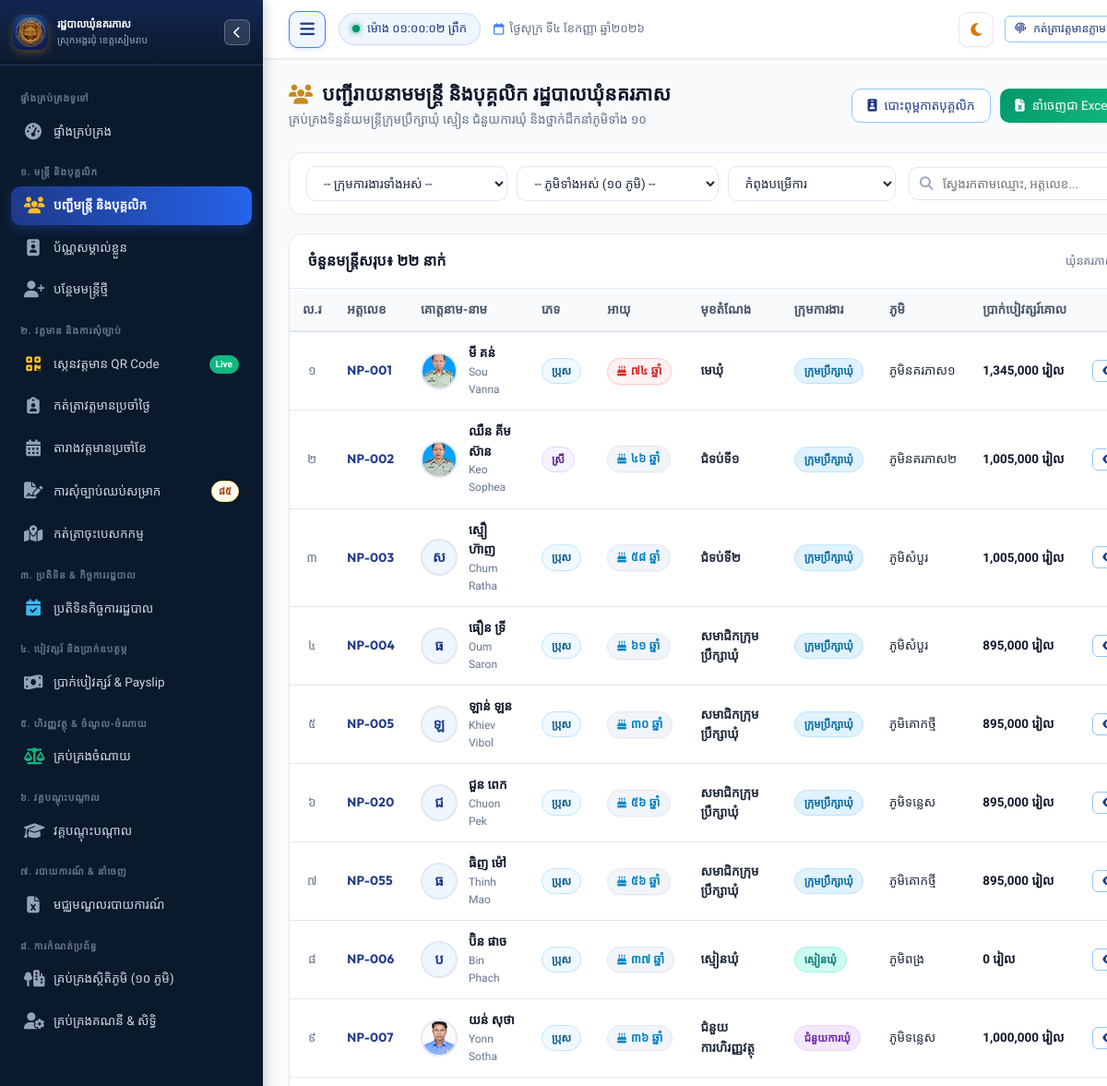
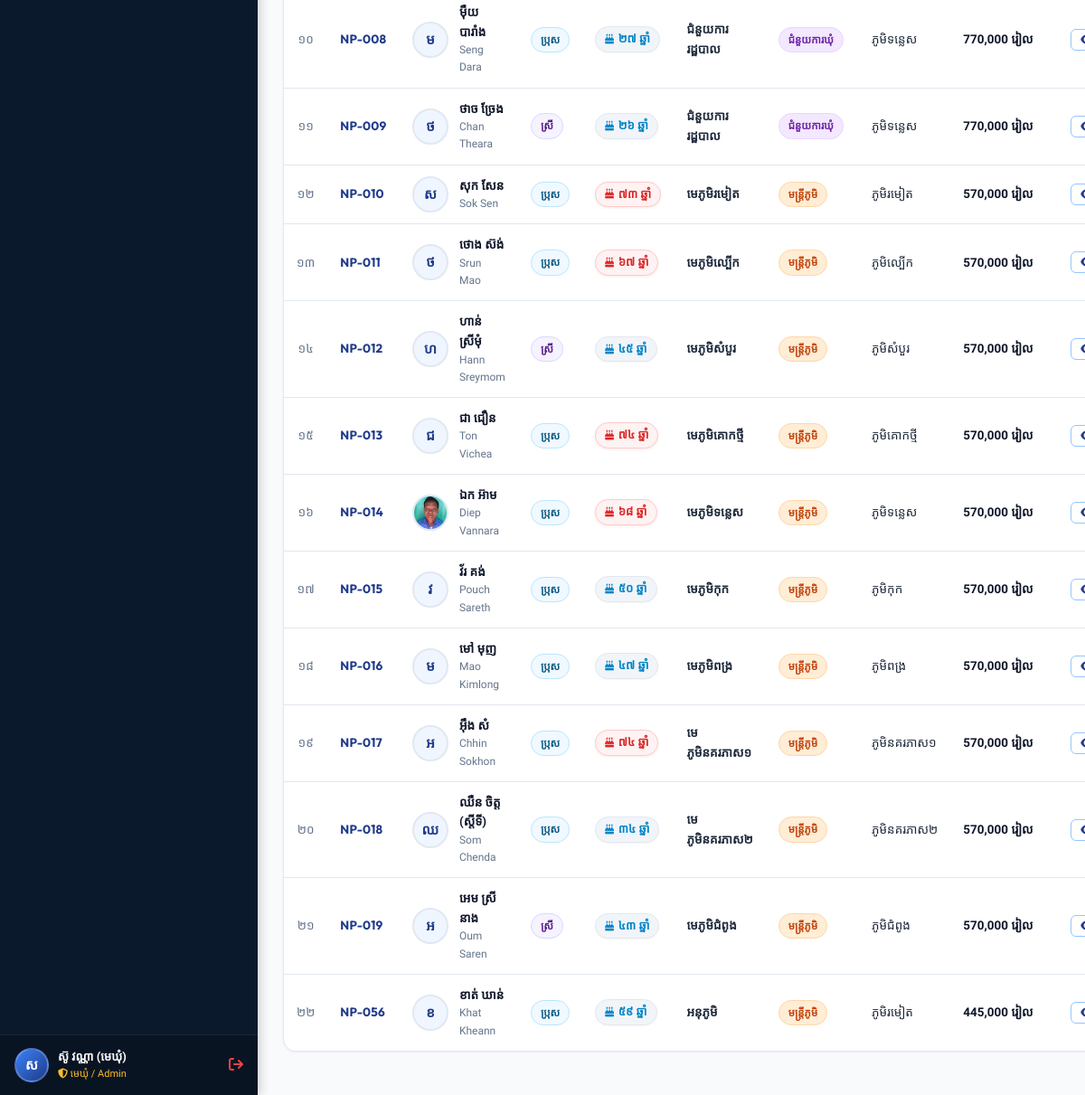
Page /staff (signed in) on the committed database (2 pictures, top to bottom).
### tables this page shows
CREATE TABLE staff (
        id INTEGER PRIMARY KEY AUTOINCREMENT,
        officer_code TEXT UNIQUE NOT NULL,
        name_kh TEXT NOT NULL,
        name_en TEXT NOT NULL,
        gender TEXT NOT NULL, -- 'ប្រុស', 'ស្រី'
        dob TEXT NOT NULL,
        national_id TEXT,
        phone TEXT,
        email TEXT,
        village TEXT NOT NULL,
        commune TEXT DEFAULT 'នគរភាស',
        district TEXT DEFAULT 'វ៉ារិន',
        province TEXT DEFAULT 'សៀមរាប',
        address TEXT,
        category TEXT NOT NULL, -- 'council', 'clerk', 'contract', 'village'
        position_title_kh TEXT NOT NULL,
        position_title_en TEXT,
        cadre_level TEXT, -- កម្រិតក្របខណ្ឌ
        appointment_date TEXT,
        contract_end_date TEXT,
        base_salary REAL DEFAULT 0,
        position_allowance REAL DEFAULT 0,
        family_allowance REAL DEFAULT 0,
        education_level TEXT,
        photo TEXT,
        status TEXT DEFAULT 'active', -- 'active', 'resigned', 'retired', 'suspended'
        emergency_contact TEXT,
        notes TEXT,
        created_at TIMESTAMP DEFAULT CURRENT_TIMESTAMP,
        updated_at TIMESTAMP DEFAULT CURRENT_TIMESTAMP
    );

### app.py (the view)
@app.route("/staff")
@login_required
def staff_list():
    category = request.args.get("category", "").strip()
    village = request.args.get("village", "").strip()
    search = request.args.get("q", "").strip()
    status = request.args.get("status", "active").strip()
    conn = get_db()
    cursor = conn.cursor()
    query = "SELECT * FROM staff WHERE 1=1"
    params = []
    if status and status != "all":
        query += " AND status = ?"
        params.append(status)
    if category and category in STAFF_CATEGORIES:
        query += " AND category = ?"
        params.append(category)
    if village:
        query += " AND village = ?"
        params.append(village)
    if search:
        query += " AND (name_kh LIKE ? OR name_en LIKE ? OR officer_code LIKE ? OR phone LIKE ? OR position_title_kh LIKE ?)"
        pattern = f"%{search}%"
        params.extend([pattern, pattern, pattern, pattern, pattern])
    query += " ORDER BY CASE category WHEN 'council' THEN 1 WHEN 'clerk' THEN 2 WHEN 'contract' THEN 3 ELSE 4 END, id"
    cursor.execute(query, params)
    staff_rows = cursor.fetchall()
    cursor.execute("SELECT village_name_kh FROM villages ORDER BY id")
    village_list = [r[0] for r in cursor.fetchall()]
    conn.close()
    return render_template(
        "staff/list.html",
        staff_rows=staff_rows,
        selected_category=category,
        selected_village=village,
        selected_status=status,
        search_query=search,
        village_list=village_list
    )

### app.py (called while the page is built, shortened)
@app.teardown_appcontext
def teardown_db(exception=None):
    close_db_connection(exception)

@app.after_request
def add_cache_headers(response):
    if request.path.startswith('/static') or request.path == '/favicon.ico':
        response.headers['Cache-Control'] = 'public, max-age=31536000, immutable'
    return response

@app.before_request
def ensure_database_ready():
    if request.path.startswith('/static') or request.path == '/favicon.ico':
        return

@app.template_filter("kh_num")
def kh_num_filter(val):
    return to_khmer_num(val)

@app.template_filter("currency")
def currency_filter(val, curr="រៀល"):
    return format_currency(val, curr)

@app.template_filter("age")
def age_filter(dob):
    return calculate_age(dob)

@app.template_filter("kh_age")
def kh_age_filter(dob, suffix=True):
    return format_khmer_age(dob, suffix=suffix)

### database.py (called while the page is built, shortened)
def _raw_create_connection():
    conn = sqlite3.connect(DB_PATH)
    conn.row_factory = sqlite3.Row
    conn.execute("PRAGMA foreign_keys = ON")
    conn.execute("PRAGMA journal_mode = WAL")
    conn.execute("PRAGMA synchronous = NORMAL")
    conn.execute("PRAGMA cache_size = -64000")
    return SqliteConnectionWrapper(conn)

def get_db():
    try:
        from flask import g, has_request_context
        if has_request_context():
            if not hasattr(g, 'db') or g.db is None:
                g.db = _raw_create_connection()
            return g.db
    except ImportError:
        pass
    return _raw_create_connection()

def close_db_connection(e=None):
    try:
        from flask import g, has_request_context
        if has_request_context():
            db = getattr(g, 'db', None)
            if db is not None:
                g.db = None
                db._real_close()
    except ImportError:
        pass

    def cursor(self):
        return self._conn.cursor()

    def close(self):
        try:
            from flask import g, has_request_context
            if has_request_context() and getattr(g, 'db', None) is self:
                return
        except ImportError:
            pass
        self._real_close()

### utils/helpers.py (called while the page is built)
def to_khmer_num(number_or_str):
    if number_or_str is None:
        return ""
    s = str(number_or_str)
    return "".join(KHMER_DIGITS.get(ch, ch) for ch in s)

def format_khmer_age(dob_val, suffix=True):
    age = calculate_age(dob_val)
    if age is None:
        return "-"
    kh_num = to_khmer_num(age)
    return f"{kh_num} ឆ្នាំ" if suffix else kh_num

### templates/staff/list.html (shortened to what this page needs)
{% extends "base.html" %}
{% block content %}
<div class="page-header">
  <div class="page-header-title">
    <h1>
      <i class="fa-solid fa-users text-gold"></i>
      <span>បញ្ជីរាយនាមមន្ត្រី និងបុគ្គលិក រដ្ឋបាលឃុំនគរភាស</span>
    </h1>
    <p>គ្រប់គ្រងទិន្នន័យមន្ត្រីក្រុមប្រឹក្សាឃុំ ស្មៀន ជំនួយការឃុំ និងថ្នាក់ដឹកនាំភូមិទាំង ១០</p>
  </div>
  <div class="page-actions">
    <a href="{{ url_for('staff_id_cards_batch') }}" class="btn btn-outline-primary">
      <i class="fa-solid fa-id-badge"></i>
      <span>បោះពុម្ពកាតបុគ្គលិក</span>
    </a>
    <a href="{{ url_for('export_staff_excel_route', category=selected_category) }}" class="btn btn-success">
      <i class="fa-solid fa-file-excel"></i>
      <span>នាំចេញជា Excel</span>
    </a>
  </div>
</div>
<form method="GET" action="{{ url_for('staff_list') }}" class="filter-toolbar">
  <div class="filter-group-row">
    <select name="category" class="form-select" onchange="this.form.submit()" title="ជ្រើសរើសក្រុមការងារ">
      <option value="">-- ក្រុមការងារទាំងអស់ --</option>
    </select>
    <select name="village" class="form-select" onchange="this.form.submit()" title="ជ្រើសរើសភូមិ">
      <option value="">-- ភូមិទាំងអស់ (១០ ភូមិ) --</option>
    </select>
    <select name="status" class="form-select" onchange="this.form.submit()" title="ជ្រើសរើសស្ថានភាព">
      <option value="active" {% if selected_status == 'active' %}selected{% endif %}>កំពុងបម្រើការ</option>
    </select>
  </div>
  <div class="filter-search-group">
    <div class="search-input-wrapper">
      <i class="fa-solid fa-magnifying-glass search-icon"></i>
      <input type="text" name="q" value="{{ search_query }}" class="form-control" placeholder="ស្វែងរកតាមឈ្មោះ, អត្តលេខ...">
    </div>
  </div>
</form>
<div class="card">
  <div class="card-header">
    <div class="card-title">
      <span>ចំនួនមន្ត្រីសរុប៖ <strong>{{ staff_rows | length | kh_num }} នាក់</strong></span>
    </div>
    <div style="font-size: 12.5px; color: var(--text-muted);">
      ឃុំនគរភាស ស្រុកអង្គរជុំ ខេត្តសៀមរាប
    </div>
  </div>
  <div class="card-body" style="padding: 0;">
    <div class="table-responsive">
      <table class="custom-table filterable-table">
        <thead>
          <tr>
            <th style="width: 50px; text-align: center;">ល.រ</th>
            <th style="white-space: nowrap;">អត្តលេខ</th>
            <th>គោត្តនាម-នាម</th>
            <th>ភេទ</th>
            <th>អាយុ</th>
            <th>មុខតំណែង</th>
            <th>ក្រុមការងារ</th>
            <th>ភូមិ</th>
            <th style="white-space: nowrap;">ប្រាក់បៀវត្សរ៍គោល</th>
            <th style="text-align: center; width: 140px;">សកម្មភាព</th>
          </tr>
        </thead>
        <tbody>
          {% for s in staff_rows %}
          <tr>
            <td style="text-align: center; color: var(--text-muted);">{{ loop.index | kh_num }}</td>
            <td style="white-space: nowrap;">
              <span class="officer-code-pill">{{ s.officer_code }}</span>
            </td>
            <td>
              <div class="avatar-cell">
                {% if s.photo %}
                <img src="{{ url_for('static', filename='uploads/' + s.photo) }}" alt="{{ s.name_kh }}" class="avatar-circle" style="object-fit: cover;">
                {% else %}
                <div class="avatar-circle">
                  {{ s.name_kh[:1] }}
                </div>
                {% endif %}
                <div class="avatar-details">
                  <a href="{{ url_for('staff_detail', staff_id=s.id) }}" class="primary-name">
                    {{ s.name_kh }}
                  </a>
                  <div class="sub-name font-latin">{{ s.name_en }}</div>
                </div>
              </div>
            </td>
            <td>
              <span class="badge {% if s.gender == 'ស្រី' %}badge-purple{% else %}badge-info{% endif %}">
                {{ s.gender }}
              </span>
            </td>
            <td style="white-space: nowrap;">
              {% set staff_age = s.dob | age %}
              <span class="age-badge {% if staff_age and staff_age > 65 %}age-senior{% endif %}">
                <i class="fa-solid fa-cake-candles"></i>
                {{ s.dob | kh_age }}
              </span>
            </td>
            <td>
              <strong>{{ s.position_title_kh }}</strong>
            </td>
            <td>
              {% set cat_info = STAFF_CATEGORIES.get(s.category, {}) %}
              <span class="badge {{ cat_info.badge_class }}">
                {{ cat_info.name_kh }}
              </span>
            </td>
            <td style="white-space: nowrap;">ភូមិ{{ s.village }}</td>
            <td style="white-space: nowrap;">
              <span class="salary-text">{{ s.base_salary | currency }}</span>
            </td>
            <td style="text-align: center;">
              <div style="display: flex; justify-content: center; gap: 5px;">
                <a href="{{ url_for('staff_detail', staff_id=s.id) }}" class="btn btn-sm btn-outline-primary" title="មើលប្រវត្តិរូបលម្អិត">
                  <i class="fa-solid fa-eye"></i>
                </a>
              </div>
            </td>
          </tr>
          {% endfor %}
        </tbody>
      </table>
    </div>
  </div>
</div>
{% endblock %}

### rows in the picture
staff: officer_code "NP-001", photo (picture), name_kh "មី គន់", name_en "Sou Vanna", gender "ប្រុស", dob|kh_age "៧៤ ឆ្នាំ", position_title_kh "មេឃុំ", name_kh "ក្រុមប្រឹក្សាឃុំ", village "នគរភាស១", base_salary "1,345,000 រៀល"
staff: officer_code "NP-002", photo (picture), name_kh "ឈឺន គីមស៊ាន", name_en "Keo Sophea", gender "ស្រី", dob|kh_age "៤៦ ឆ្នាំ", position_title_kh "ជំទប់ទី១", name_kh "ក្រុមប្រឹក្សាឃុំ", village "នគរភាស២", base_salary "1,005,000 រៀល"
staff: officer_code "NP-003", name_kh "ស", name_kh "ស្មឿ ហ៊ាញ", name_en "Chum Ratha", gender "ប្រុស", dob|kh_age "៥៨ ឆ្នាំ", position_title_kh "ជំទប់ទី២", name_kh "ក្រុមប្រឹក្សាឃុំ", village "សំបួរ", base_salary "1,005,000 រៀល"
staff: officer_code "NP-004", name_kh "ធ", name_kh "ធឿន ទ្រី", name_en "Oum Saron", gender "ប្រុស", dob|kh_age "៦១ ឆ្នាំ", position_title_kh "សមាជិកក្រុមប្រឹក្សាឃុំ", name_kh "ក្រុមប្រឹក្សាឃុំ", village "សំបួរ", base_salary "895,000 រៀល"
staff: officer_code "NP-005", name_kh "ឡ", name_kh "ឡាន់ ឡន", name_en "Khiev Vibol", gender "ប្រុស", dob|kh_age "៣០ ឆ្នាំ", position_title_kh "សមាជិកក្រុមប្រឹក្សាឃុំ", name_kh "ក្រុមប្រឹក្សាឃុំ", village "គោកថ្មី", base_salary "895,000 រៀល"
staff: officer_code "NP-020", name_kh "ជ", name_kh "ជួន ពេក", name_en "Chuon Pek", gender "ប្រុស", dob|kh_age "៥៦ ឆ្នាំ", position_title_kh "សមាជិកក្រុមប្រឹក្សាឃុំ", name_kh "ក្រុមប្រឹក្សាឃុំ", village "ទន្លេស", base_salary "895,000 រៀល"
staff: officer_code "NP-055", name_kh "ធ", name_kh "ធិញ ម៉ៅ", name_en "Thinh Mao", gender "ប្រុស", dob|kh_age "៥៦ ឆ្នាំ", position_title_kh "សមាជិកក្រុមប្រឹក្សាឃុំ", name_kh "ក្រុមប្រឹក្សាឃុំ", village "គោកថ្មី", base_salary "895,000 រៀល"
staff: officer_code "NP-006", name_kh "ប", name_kh "ប៊ិន ផាច", name_en "Bin Phach", gender "ប្រុស", dob|kh_age "៣៧ ឆ្នាំ", position_title_kh "ស្មៀនឃុំ", name_kh "ស្មៀនឃុំ", village "ពង្រ", base_salary "0 រៀល"
staff: officer_code "NP-007", photo (picture), name_kh "យន់ សុថា", name_en "Yonn Sotha", gender "ប្រុស", dob|kh_age "៣៦ ឆ្នាំ", position_title_kh "ជំនួយការហិរញ្ញវត្ថុ", name_kh "ជំនួយការឃុំ", village "ទន្លេស", base_salary "1,000,000 រៀល"
staff: officer_code "NP-008", name_kh "ម", name_kh "ម៉ឺយ បារាំង", name_en "Seng Dara", gender "ប្រុស", dob|kh_age "២៧ ឆ្នាំ", position_title_kh "ជំនួយការរដ្ឋបាល", name_kh "ជំនួយការឃុំ", village "ទន្លេស", base_salary "770,000 រៀល"
staff: officer_code "NP-009", name_kh "ថ", name_kh "ថាច ច្រែង", name_en "Chan Theara", gender "ស្រី", dob|kh_age "២៦ ឆ្នាំ", position_title_kh "ជំនួយការរដ្ឋបាល", name_kh "ជំនួយការឃុំ", village "ទន្លេស", base_salary "770,000 រៀល"
staff: officer_code "NP-010", name_kh "ស", name_kh "សុក សែន", name_en "Sok Sen", gender "ប្រុស", dob|kh_age "៧៣ ឆ្នាំ", position_title_kh "មេភូមិរមៀត", name_kh "មន្ត្រីភូមិ", village "រមៀត", base_salary "570,000 រៀល"
staff: officer_code "NP-011", name_kh "ថ", name_kh "ថោង ស៊ង់", name_en "Srun Mao", gender "ប្រុស", dob|kh_age "៦៧ ឆ្នាំ", position_title_kh "មេភូមិល្បើក", name_kh "មន្ត្រីភូមិ", village "ល្បើក", base_salary "570,000 រៀល"
staff: officer_code "NP-012", name_kh "ហ", name_kh "ហាន់ ស្រីមុំ", name_en "Hann Sreymom", gender "ស្រី", dob|kh_age "៤៥ ឆ្នាំ", position_title_kh "មេភូមិសំបួរ", name_kh "មន្ត្រីភូមិ", village "សំបួរ", base_salary "570,000 រៀល"
staff: officer_code "NP-013", name_kh "ជ", name_kh "ជា ជឿន", name_en "Ton Vichea", gender "ប្រុស", dob|kh_age "៧៤ ឆ្នាំ", position_title_kh "មេភូមិគោកថ្មី", name_kh "មន្ត្រីភូមិ", village "គោកថ្មី", base_salary "570,000 រៀល"
staff: officer_code "NP-014", photo (picture), name_kh "ឯក អ៊ាម", name_en "Diep Vannara", gender "ប្រុស", dob|kh_age "៦៨ ឆ្នាំ", position_title_kh "មេភូមិទន្លេស", name_kh "មន្ត្រីភូមិ", village "ទន្លេស", base_salary "570,000 រៀល"
staff: officer_code "NP-015", name_kh "វ", name_kh "វ័រ គង់", name_en "Pouch Sareth", gender "ប្រុស", dob|kh_age "៥០ ឆ្នាំ", position_title_kh "មេភូមិកុក", name_kh "មន្ត្រីភូមិ", village "កុក", base_salary "570,000 រៀល"
staff: officer_code "NP-016", name_kh "ម", name_kh "មៅ មុញ", name_en "Mao Kimlong", gender "ប្រុស", dob|kh_age "៤៧ ឆ្នាំ", position_title_kh "មេភូមិពង្រ", name_kh "មន្ត្រីភូមិ", village "ពង្រ", base_salary "570,000 រៀល"
staff: officer_code "NP-017", name_kh "អ", name_kh "អ៊ឹង សំ", name_en "Chhin Sokhon", gender "ប្រុស", dob|kh_age "៧៤ ឆ្នាំ", position_title_kh "មេភូមិនគរភាស១", name_kh "មន្ត្រីភូមិ", village "នគរភាស១", base_salary "570,000 រៀល"
staff: officer_code "NP-018", name_kh "ឈ", name_kh "ឈឺន ចិត្ត (ស្តីទី)", name_en "Som Chenda", gender "ប្រុស", dob|kh_age "៣៤ ឆ្នាំ", position_title_kh "មេភូមិនគរភាស២", name_kh "មន្ត្រីភូមិ", village "នគរភាស២", base_salary "570,000 រៀល"
staff: officer_code "NP-019", name_kh "អ", name_kh "អេម ស្រីនាង", name_en "Oum Saren", gender "ស្រី", dob|kh_age "៤៣ ឆ្នាំ", position_title_kh "មេភូមិជំពូង", name_kh "មន្ត្រីភូមិ", village "ជំពូង", base_salary "570,000 រៀល"
staff: officer_code "NP-056", name_kh "ខ", name_kh "ខាត់ ឃាន់", name_en "Khat Kheann", gender "ប្រុស", dob|kh_age "៥៩ ឆ្នាំ", position_title_kh "អនុភូមិ", name_kh "មន្ត្រីភូមិ", village "រមៀត", base_salary "445,000 រៀល"

### other values in the picture
{{ pending_leaves_count | kh_num }} "៨៥"
{{ session.full_name[:1] if session.full_name else 'U' }} "ស"
{{ session.full_name or 'មន្ត្រីឃុំ' }} "ស៊ូ វណ្ណា (មេឃុំ)"
{{ today_khmer }} "ថ្ងៃសុក្រ ទី៤ ខែកញ្ញា ឆ្នាំ២០២៦"
{{ staff_rows | length | kh_num }} "២២"
